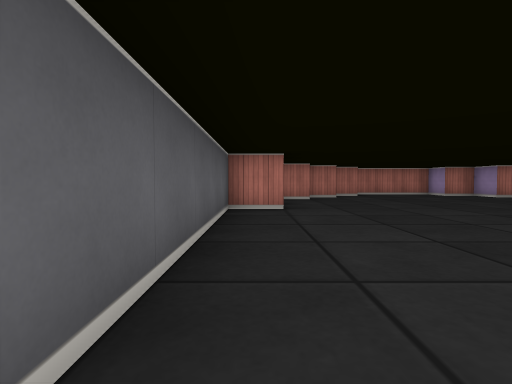
[1] (above)

18 first-person views from a walk through a cub3D level. The camera is about half as high as the walls, tilts 2° down and sees 80° across. The floor is counted in squares. Each view is taken from the middle of a square. On the plan, view 1 faces up. The plan holds only what a view shows up to about 9 squares ahead; the rest is blank.

[2]
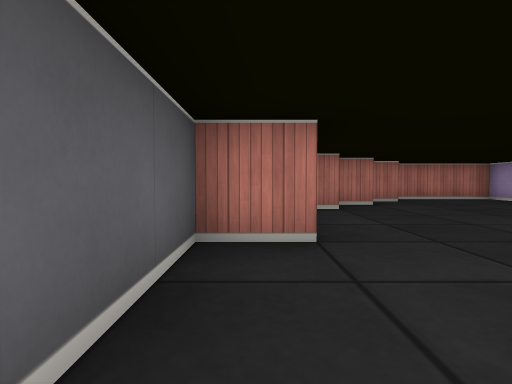

[3]
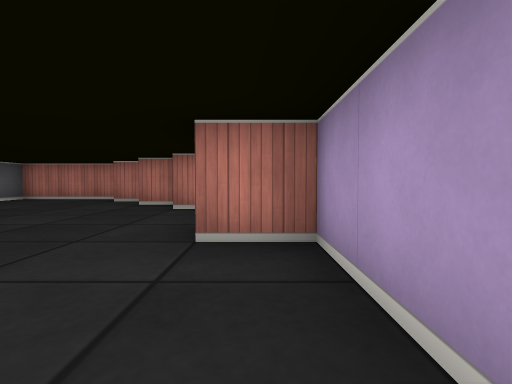

[4]
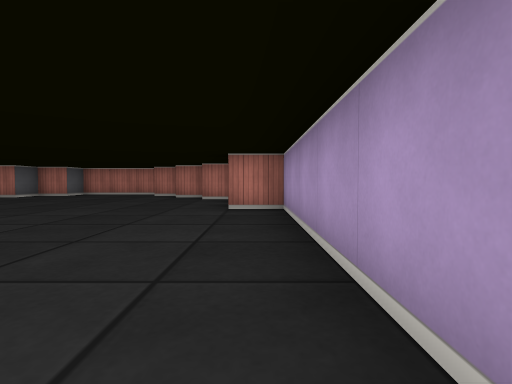

[5]
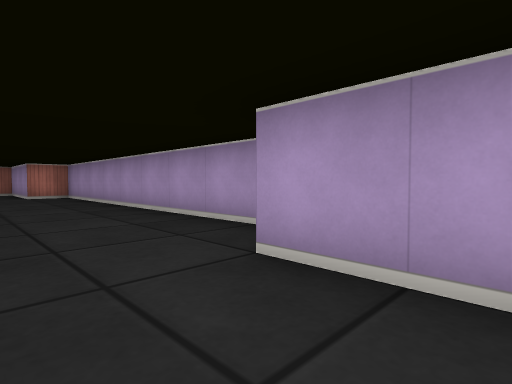

[6]
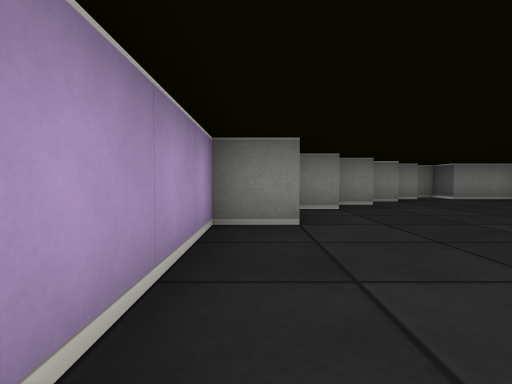

[7]
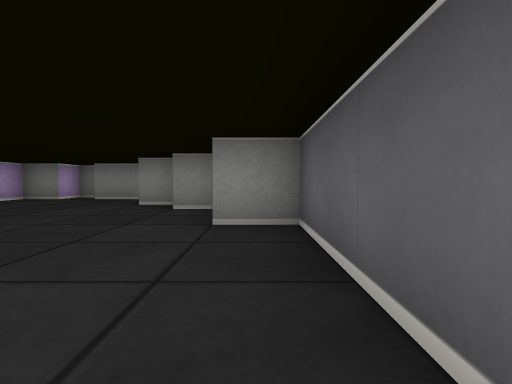

[8]
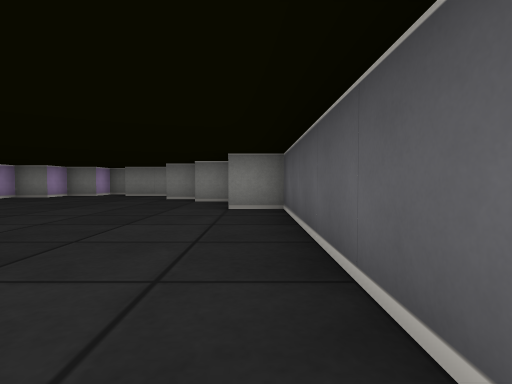

[9]
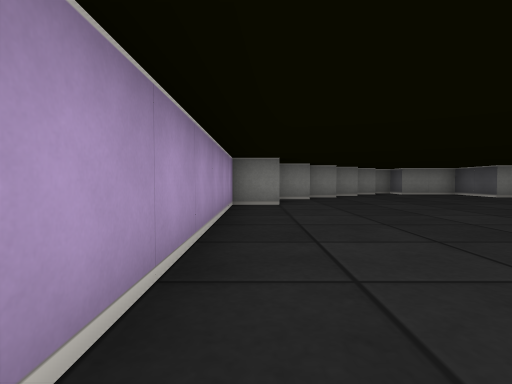

[10]
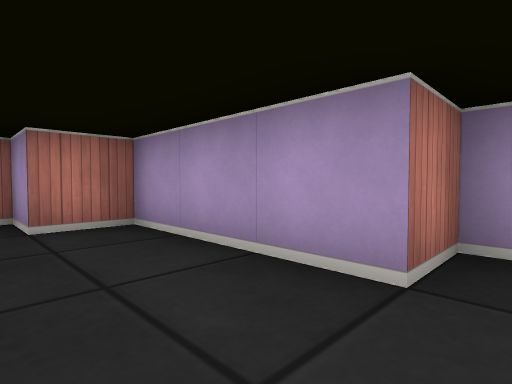

[11]
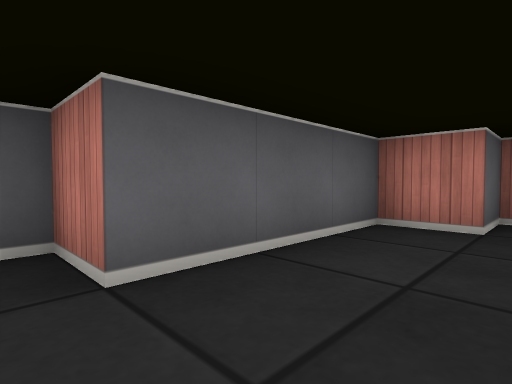

[12]
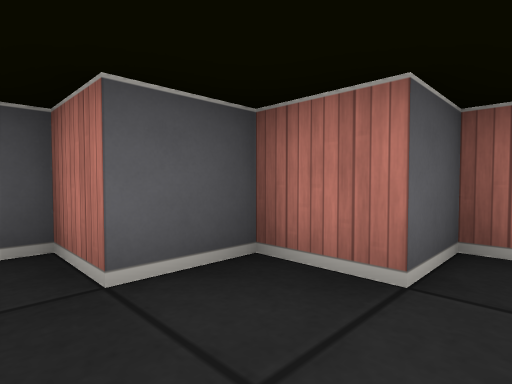

[13]
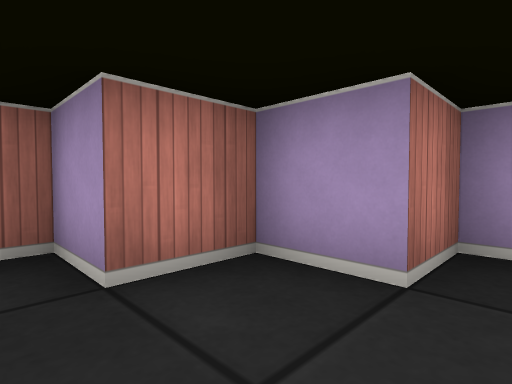

[14]
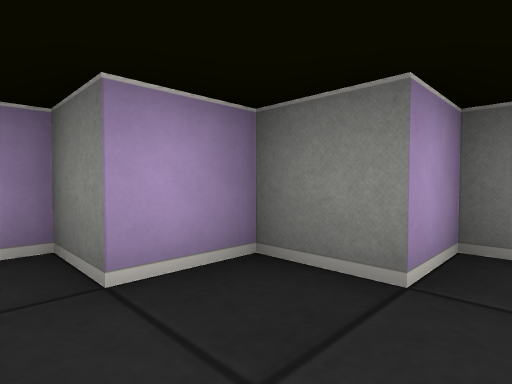

[15]
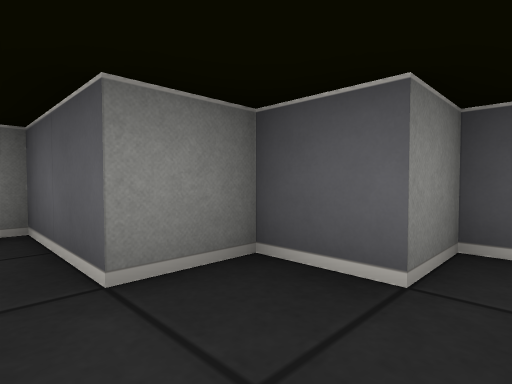

[16]
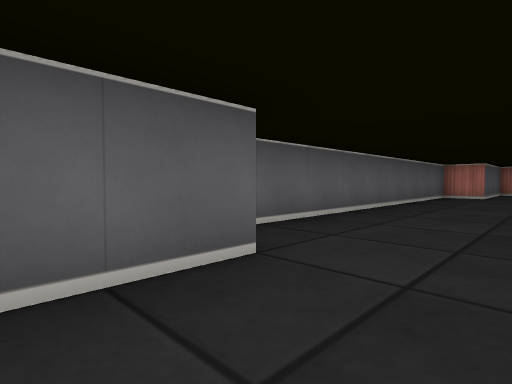

[17]
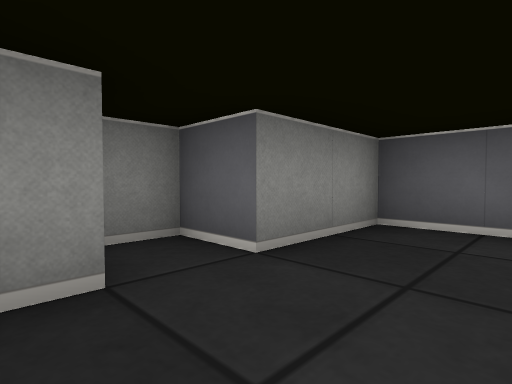

[18]
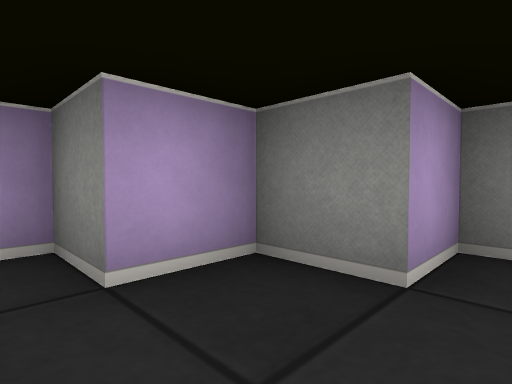

### Floor plan
Points are (right, up) in squares from view 1. A wall is a line through its corners. A room is listed if a view was taken in it or the views show most of it. See-through windows are left out.
Room 1 (views 1, 2, 3, 4, 5, 6, 7, 8, 9, 10, 11, 12, 13, 14, 15, 16, 17, 18)
walls: (0.5, -3.5) (0.5, -5.5) (1.5, -5.5) (1.5, -6.5) (2.5, -6.5) (2.5, -8.5) (4.5, -8.5) (4.5, -9.5) (5.5, -9.5) (5.5, -8.5) (6.5, -8.5) (6.5, -7.5) (7.5, -7.5) (7.5, -6.5) (8.5, -6.5) (8.5, -5.5) (9.5, -5.5) (9.5, -3.5) (10.5, -3.5) (10.5, 5.5) (9.5, 5.5) (9.5, 8.5) (8.5, 8.5) (8.5, 9.5) (7.5, 9.5) (7.5, 10.5) (6.5, 10.5) (6.5, 11.5) (3.5, 11.5) (3.5, 10.5) (2.5, 10.5) (2.5, 9.5) (1.5, 9.5) (1.5, 8.5) (0.5, 8.5) (0.5, 5.5) (-0.5, 5.5) (-0.5, -3.5) (0.5, -3.5)

Positions as (right, up) in squares from view 1, and headings:
1: (0, 0), facing up
2: (0, 3), facing up
3: (10, 3), facing up
4: (10, 0), facing up
5: (8, -5), facing up-right
6: (10, 0), facing down
7: (0, 0), facing down
8: (0, 2), facing down
9: (10, 3), facing down
10: (8, 5), facing up-right
11: (2, 5), facing up-left
12: (3, 8), facing up-left
13: (6, 9), facing up-right
14: (5, -7), facing down-right
15: (3, -5), facing down-left
16: (2, -5), facing up-left
17: (6, -7), facing down-left
18: (7, -5), facing down-right
